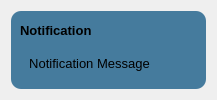
        <widget class="QWidget" name="popup_container" native="true">
         <layout class="QVBoxLayout" name="verticalLayout_19">
          <item>
           <widget class="QWidget" name="popupMessageSub" native="true">
            <property name="styleSheet">
             <string notr="true">background-color: rgb(69, 123, 157);
border-radius:10px;</string>
            </property>
            <layout class="QVBoxLayout" name="verticalLayout_20">
             <item>
              <widget class="QLabel" name="label_12">
               <property name="font">
                <font>
                 <pointsize>10</pointsize>
                 <weight>75</weight>
                 <bold>true</bold>
                </font>
               </property>
               <property name="text">
                <string>Notification</string>
               </property>
              </widget>
             </item>
             <item>
              <widget class="QFrame" name="frame_8">
               <property name="frameShape">
                <enum>QFrame::StyledPanel</enum>
               </property>
               <property name="frameShadow">
                <enum>QFrame::Raised</enum>
               </property>
               <layout class="QHBoxLayout" name="horizontalLayout_9">
                <item>
                 <widget class="QLabel" name="label_notification">
                  <property name="sizePolicy">
                   <sizepolicy hsizetype="Expanding" vsizetype="Preferred">
                    <horstretch>0</horstretch>
                    <verstretch>0</verstretch>
                   </sizepolicy>
                  </property>
                  <property name="font">
                   <font>
                    <pointsize>10</pointsize>
                   </font>
                  </property>
                  <property name="text">
                   <string>Notification Message</string>
                  </property>
                  <property name="alignment">
                   <set>Qt::AlignCenter</set>
                  </property>
                 </widget>
                </item>
                <item alignment="Qt::AlignRight">
                 <widget class="QPushButton" name="button_notification_close">
                  <property name="enabled">
                   <bool>true</bool>
                  </property>
                  <property name="cursor">
                   <cursorShape>PointingHandCursor</cursorShape>
                  </property>
                  <property name="toolTip">
                   <string>Close Notification</string>
                  </property>
                  <property name="text">
                   <string/>
                  </property>
                  <property name="icon">
                   <iconset resource="resources.qrc">
                    <normaloff>:/icons/icons/x-octagon.svg</normaloff>:/icons/icons/x-octagon.svg</iconset>
                  </property>
                  <property name="iconSize">
                   <size>
                    <width>24</width>
                    <height>24</height>
                   </size>
                  </property>
                 </widget>
                </item>
               </layout>
              </widget>
             </item>
            </layout>
           </widget>
          </item>
         </layout>
        </widget>
